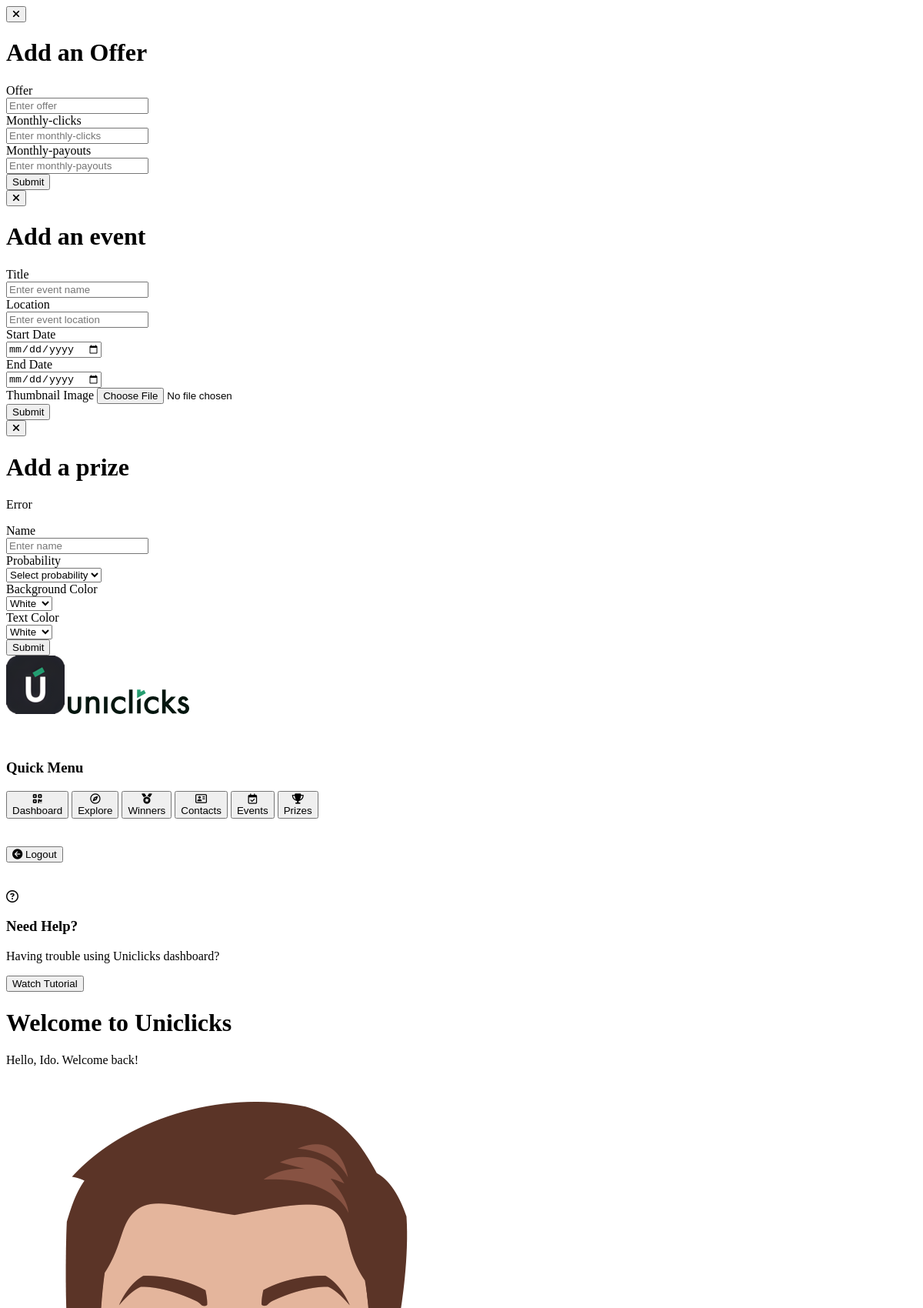
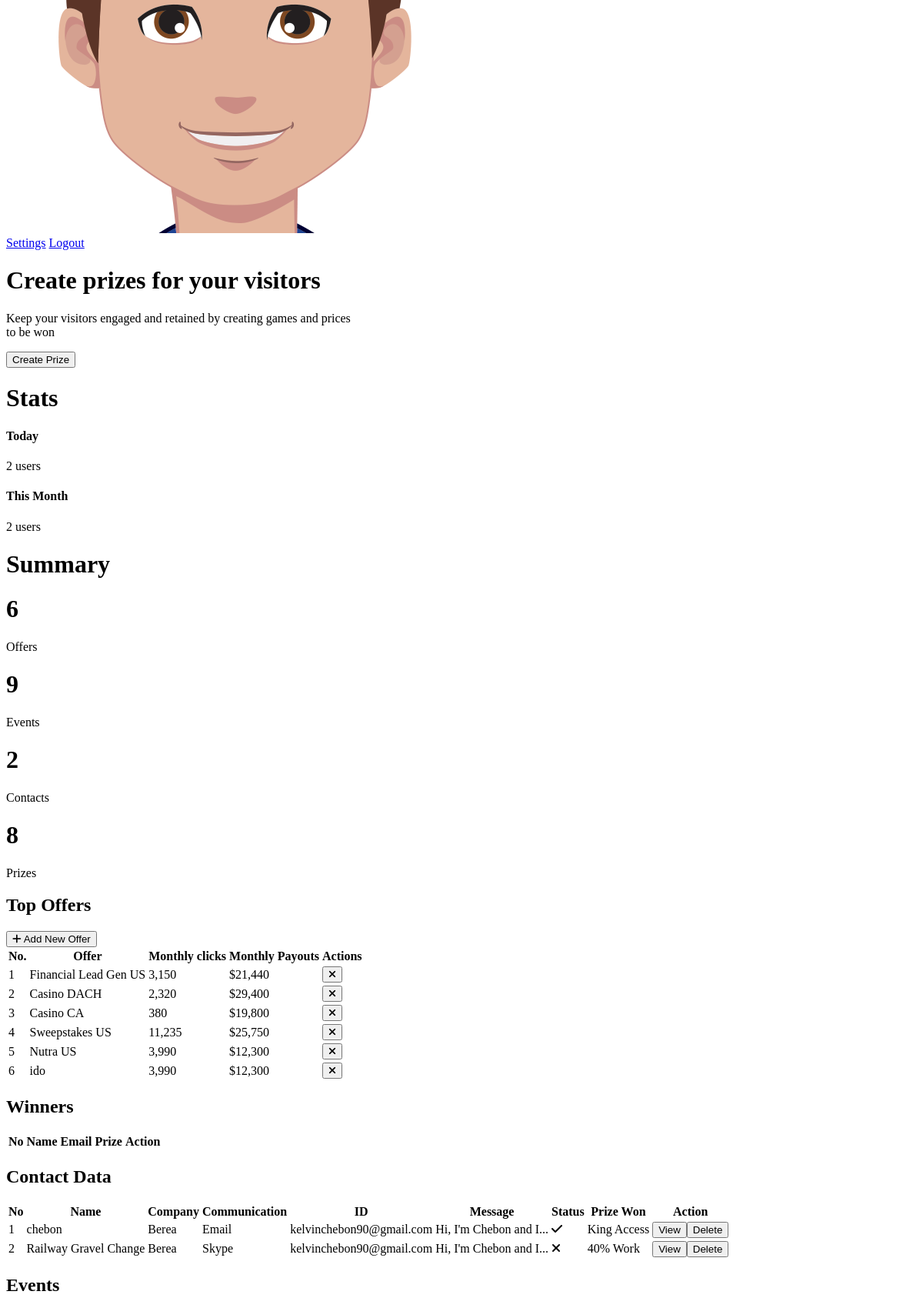
/admin/dashboard (signed in, upper part), run on the app's committed database (2 pictures, top to bottom).
### tables this page shows
CREATE TABLE `contact_users` (
  `id` int(11) NOT NULL,
  `name` varchar(255) DEFAULT NULL,
  `company` varchar(255) DEFAULT NULL,
  `communication_type` varchar(255) DEFAULT NULL,
  `communication_id` varchar(255) DEFAULT NULL,
  `message` varchar(255) DEFAULT NULL,
  `status` tinyint(1) DEFAULT 0,
  `counter` int(11) DEFAULT 2,
  `prize_one_won` varchar(255) DEFAULT NULL,
  `prize_two_won` varchar(255) DEFAULT NULL
);

CREATE TABLE `top_offers` (
  `id` int(11) NOT NULL,
  `offer` varchar(255) DEFAULT NULL,
  `monthly_clicks` int(11) DEFAULT NULL,
  `monthly_payouts` int(11) DEFAULT NULL
);

### admin/dashboard/index.php (the view, shortened to what the rows shown need)
<?php
include '../connect/database.php';
$top_offers = "SELECT `id`, `offer`, `monthly_clicks`, `monthly_payouts` FROM `top_offers`";
$result_offers = $conn->query($top_offers);
$total_top_offers = $result_offers->num_rows;
$events_list = "SELECT `id`, `title`, `location`, `start_date`, `end_date`, `thumbnail` FROM `events`";
$result_event = $conn->query($events_list);
$total_events = $result_event->num_rows;
$sql = "SELECT `spin_prizesID`, `spin_prizesTitle`, `Probability`, `BackgroundColor`, `TextColor` FROM `spin_prizes` WHERE 1";
$result_spin_prizes = $conn->query($sql);
$total_spin_prizes = $result_spin_prizes->num_rows;
$sql = "SELECT `id`, `name`, `company`, `communication_type`, `communication_id`, `message`, `status`, `counter`, `prize_one_won`, `prize_two_won` FROM `contact_users` WHERE 1";
$result_contact_users = $conn->query($sql);
$total_contact_users = $result_contact_users->num_rows;
?>
<!DOCTYPE html>
<html lang="en">
<head>
    <link rel="stylesheet" href="../assets/css/style.css">
    <link rel="stylesheet" href="https://cdnjs.cloudflare.com/ajax/libs/font-awesome/6.2.0/css/all.min.css"
 />
</head>
<body>
    <div class="exloretb-form">
        <div class="inner">
            <div class="form-container">
                <form action="./add_offer.php" method="post">
                    <div class="form-control text-center">
                        <h1>Add an Offer</h1>
                    </div>
                </form>
            </div>
        </div>
    </div>
    <div class="eventstb-form">
        <div class="inner">
            <div class="form-container">
                <form action="./add_event.php" method="post" enctype="multipart/form-data">
                    <div class="form-control text-center">
                        <h1>Add an event</h1>
                    </div>
                </form>
            </div>
        </div>
    </div>
    <div class="prizestb-form">
        <div class="inner">
            <div class="form-container">
                <form action="add_spin_prize.php" method="post">
                    <div class="form-control text-center">
                        <h1>Add a prize</h1>
                    </div>
                </form>
            </div>
        </div>
    </div>
    <main class="dashboard-pg">
        <div class="dashboard-content">
            <div class="dash-header">
                <div class="header-txt">
                    <h1>Welcome to Uniclicks</h1>
                </div>
            </div>
            <div class="dash-tabs">
                <div id="dashboardtb" class="dashboard-tab dash-tab-content" style="display: block;">
                    <div class="dash-campaign">
                        <div class="create">
                            <h1>Create prizes for your visitors</h1>
                        </div>
                        <div class="stats">
                            <h1>Stats</h1>
                            <div class="cards">
                                <div class="card">
                                    <h4>Today</h4>
                                    <span><?php echo $total_contact_users; ?> users</span>
                                </div>
                                <div class="card">
                                    <h4>This Month</h4>
                                    <span><?php echo $total_contact_users; ?> users</span>
                                </div>
                            </div>
                        </div>
                    </div>
                    <div class="db-summary">
                        <h1>Summary</h1>
                        <div class="db-cards">
                            <div class="card">
                                <div class="card-content">
                                    <h1><?php echo $total_top_offers; ?></h1>
                                </div>
                            </div>
                            <div class="card">
                                <div class="card-content">
                                    <h1><?php echo $total_events; ?></h1>
                                </div>
                            </div>
                            <div class="card">
                                <div class="card-content">
                                    <h1><?php echo $total_contact_users; ?></h1>
                                    <span>Contacts</span>
                                </div>
                            </div>
                            <div class="card">
                                <div class="card-content">
                                    <h1><?php echo $total_spin_prizes; ?></h1>
                                </div>
                            </div>
                        </div>
                    </div>
                </div>
                <div id="exploretb" class="explore-tab dash-tab-content">
                    <div class="add-offer">
                        <h2>Top Offers</h2>
                    </div>
                    <table class="top-offer-table">
                        <thead>
                            <tr>
                                <th>No.</th>
                                <th>Offer</th>
                                <th>Monthly clicks</th>
                                <th>Monthly Payouts</th>
                                <th>Actions</th>
                            </tr>
                        </thead>
                        <tbody>
                            <?php
                            $rowNumber = 1;
                            while ($row = $result_offers->fetch_assoc()) : ?>
                                <tr>
                                    <td><?php echo $rowNumber++; ?></td>
                                    <td><?php echo $row['offer']; ?></td>
                                    <td><?php echo number_format($row['monthly_clicks']); ?></td>
                                    <td>$<?php echo number_format($row['monthly_payouts']); ?></td>
                                    <td><button class="offer-delete-btn" data-id="<?php echo $row['id']; ?>"><i class="fa-solid fa-xmark"></i></button></td>
                                </tr>
                            <?php endwhile; ?>
                        </tbody>
                    </table>
                </div>
                <div id="winnerstb" class="winners-tab dash-tab-content">
                    <div class="add-offer">
                        <h2>Winners</h2>
                    </div>
                    <table>
                        <thead>
                          <tr>
                            <th>No</th>
                            <th>Name</th>
                            <th>Email</th>
                            <th>Prize</th>
                            <th>Action</th>
                          </tr>
                        </thead>
                      </table>
                </div>
                <div id="contactstb" class="contacts-tab dash-tab-content">
                    <h2>Contact Data</h2>
                    <table>
                        <thead>
                          <tr>
                            <th>No</th>
                            <th>Name</th>
                            <th>Company</th>
                            <th>Communication</th>
                            <th>ID</th>
                            <th>Message</th>
                            <th>Status</th>
                            <th>Prize Won</th>
                            <th>Action</th>
                          </tr>
                        </thead>
                        <tbody>
                        <?php
                        $rowNumber = 1;
                        while ($row = $result_contact_users->fetch_assoc()) : ?>
                            <tr class="contact-user-row contact-delete-button-container"">
                                <td><?php echo $rowNumber++; ?></td>
                                <td><?php echo $row['name']; ?></td>
                                <td><?php echo $row['company']; ?></td>
                                <td><?php echo $row['communication_type']; ?></td>
                                <td><?php echo $row['communication_id']; ?></td>
                                <td><?php echo substr($row['message'], 0, 20) . '...'; ?></td>
                                <td><?php echo $row['status'] ? '<i class="fa-solid fa-check"></i>' : '<i class="fa-solid fa-times"></i>'; ?></td>
                                <td><?php echo $row['prize_one_won']; ?></td>
                                <td><button class="contact-view-btn" onclick="showDetails(<?php echo $row['id']; ?>)">View</button><button class="contact-delete-btn" data-id="<?php echo $row['id']; ?>">Delete</button></td>
                            </tr>
                        <?php endwhile; ?>
                        </tbody>
                      </table>
                </div>
                <div id="eventstb" class="events-tab dash-tab-content">
                    <div class="add-offer">
                        <h2>Events</h2>
                    </div>
                </div>
            </div>
        </div>
    </main>
</body>
</html>

### data on the page
contact_users: counter "2", name "Railway Gravel Change", company "Berea", communication_type "Skype", communication "kelvinchebon90@gmail.com", message "Hi, I'm Chebon and I", status 0 (drawn), prize_one_won "40% Work"
top_offers: offer "Financial Lead Gen US", monthly_clicks "3,150", monthly_payouts "21,440"
top_offers: offer "Casino DACH", monthly_clicks "2,320", monthly_payouts "29,400"
top_offers: offer "Casino CA", monthly_clicks "380", monthly_payouts "19,800"
top_offers: offer "Sweepstakes US", monthly_clicks "11,235", monthly_payouts "25,750"
top_offers: offer "Nutra US", monthly_clicks "3,990", monthly_payouts "12,300"
top_offers: offer "ido", monthly_clicks "3,990", monthly_payouts "12,300"
contact_users: name "chebon", company "Berea", communication_type "Email", communication "kelvinchebon90@gmail.com", message "Hi, I'm Chebon and I", status 1 (drawn), prize_one_won "King Access"

### other printed values
$total_top_offers "6"
$total_events "9"
$total_spin_prizes "8"
